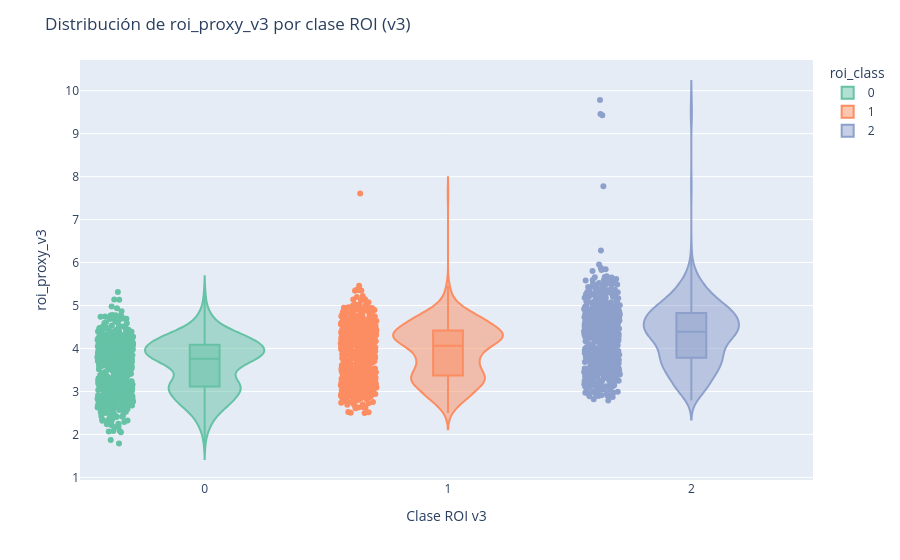

The code cell stored with this chart in its notebook:
### Markdown cell above
Distribución de **`roi_proxy_v3`** con respecto a **`roi_class`**

### Code cell
fig = px.violin(
    df_tablon,
    x="roi_class",
    y="roi_proxy_v3",
    color="roi_class",  # ← clave para el colormap
    box=True,
    points="all",
    category_orders={
        "roi_class": sorted(df_tablon["roi_class"].dropna().unique())
    },
    color_discrete_sequence=px.colors.qualitative.Set2
)

fig.update_layout(
    title="Distribución de roi_proxy_v3 por clase ROI (v3)",
    xaxis_title="Clase ROI v3",
    yaxis_title="roi_proxy_v3"
)

fig.show()

### Figure 1 — Plotly figure (JSON) as saved in the notebook; plotly's stock layout.template omitted (floating-point values rounded to 4 significant figures; data arrays with more than 128 entries replaced by an {"elided": "..."} marker saying what was removed)
{"data": [{"alignmentgroup": "True", "box": {"visible": true}, "hovertemplate": "roi_class=%{x}<br>roi_proxy_v3=%{y}<extra></extra>", "legendgroup": "0", "marker": {"color": "rgb(102,194,165)"}, "name": "0", "offsetgroup": "0", "orientation": "v", "points": "all", "scalegroup": "True", "showlegend": true, "type": "violin", "x": {"elided": "657 int values"}, "x0": " ", "xaxis": "x", "y": {"elided": "657 float values"}, "y0": " ", "yaxis": "y"}, {"alignmentgroup": "True", "box": {"visible": true}, "hovertemplate": "roi_class=%{x}<br>roi_proxy_v3=%{y}<extra></extra>", "legendgroup": "1", "marker": {"color": "rgb(252,141,98)"}, "name": "1", "offsetgroup": "1", "orientation": "v", "points": "all", "scalegroup": "True", "showlegend": true, "type": "violin", "x": {"elided": "663 int values"}, "x0": " ", "xaxis": "x", "y": {"elided": "663 float values"}, "y0": " ", "yaxis": "y"}, {"alignmentgroup": "True", "box": {"visible": true}, "hovertemplate": "roi_class=%{x}<br>roi_proxy_v3=%{y}<extra></extra>", "legendgroup": "2", "marker": {"color": "rgb(141,160,203)"}, "name": "2", "offsetgroup": "2", "orientation": "v", "points": "all", "scalegroup": "True", "showlegend": true, "type": "violin", "x": {"elided": "680 int values"}, "x0": " ", "xaxis": "x", "y": {"elided": "680 float values"}, "y0": " ", "yaxis": "y"}], "layout": {"legend": {"title": {"text": "roi_class"}, "tracegroupgap": 0}, "margin": {"t": 60}, "title": {"text": "Distribución de roi_proxy_v3 por clase ROI (v3)"}, "violinmode": "overlay", "xaxis": {"anchor": "y", "categoryarray": [0, 1, 2], "categoryorder": "array", "domain": [0, 1], "title": {"text": "Clase ROI v3"}}, "yaxis": {"anchor": "x", "domain": [0, 1], "title": {"text": "roi_proxy_v3"}}}}
